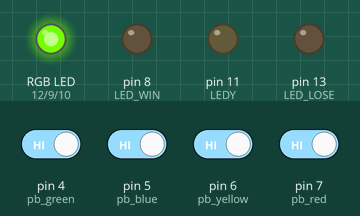
This sketch was run on a simulated Arduino Uno, built with avr-gcc and run on an emulated ATmega328P. Shown: an RGB LED mixed from three pins (HIGH = lit), output pins drawn as LEDs (lit = HIGH). Dashed ring = blinking. The inputs (shaded band) are chosen by the test bench; at power-on: pin 4 (pb_green), pin 5 (pb_blue), pin 6 (pb_yellow), pin 7 (pb_red) HIGH. Random numbers use the default seed unless the sketch sets one.

Above: at 5.3 s.
5.4 s: pin 7 (pb_red) driven LOW
At 5.8 s:
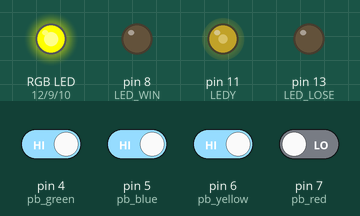
6.9 s: pin 6 (pb_yellow) driven LOW
At 7.5 s:
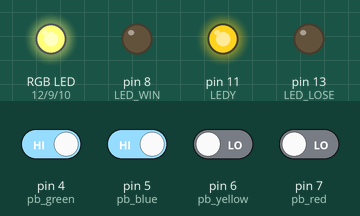
8.4 s: pin 5 (pb_blue) driven LOW
At 9.3 s:
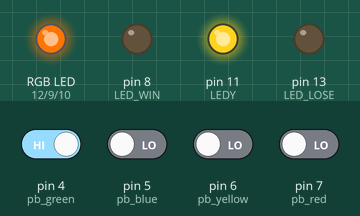
9.9 s: pin 4 (pb_green) driven LOW
At 12.2 s:
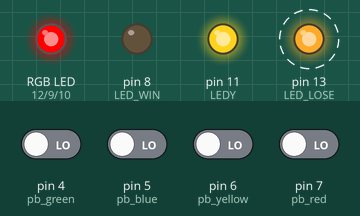
18.9 s: pin 4 (pb_green) driven HIGH
At 21.3 s:
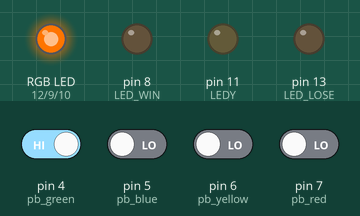
21.9 s: pin 5 (pb_blue) driven HIGH
At 23.2 s:
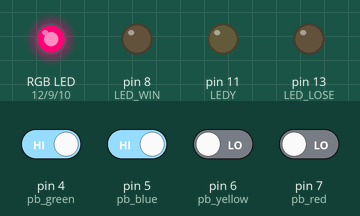
Timing chart, 0 to 24.4 s (numbered marks = the images above; inputs shaded):
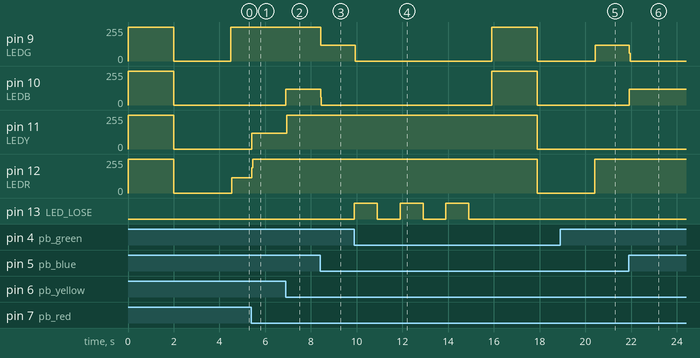

Measured:
- after the input at 5.4 s, pin 11 (LEDY): 0/255 → 117/255 at once; pin 12 (LEDR): 116/255 → 255/255 at once
- after the input at 6.9 s, pin 10 (LEDB): 0/255 → 120/255 at once; pin 11 (LEDY): 117/255 → 255/255 at once
- after the input at 8.4 s, pin 9 (LEDG): 255/255 → 117/255 at once; pin 10 (LEDB): 120/255 → 0/255 at once
- after the input at 9.9 s, pin 9 (LEDG): 117/255 → 0/255 at once, → 255/255 6.0 s later, → 0/255 2.0 s later; pin 10 (LEDB): 0/255 → 255/255 after 6.0 s, → 0/255 2.0 s later; pin 11 (LEDY), pin 12 (LEDR): 255/255 → 0/255 after 8.0 s; pin 13 (LED_LOSE): alternates HIGH for 1.0 s and LOW for 1.0 s, 6 changes in all, then stays LOW, starting at once
- after the input at 18.9 s, pin 9 (LEDG): 0/255 → 117/255 after 1.5 s
- after the input at 21.9 s, pin 9 (LEDG): 117/255 → 0/255 at once; pin 10 (LEDB): 0/255 → 117/255 at once

The sketch:

memory_arduino_game1.ino
```cpp
/* Name: Nikhil Sinclair
 * Date: 12/04/22
 * Purpose: To create a game to test the users memory with which lights are being turned on
 */


//defined constants
#define LED_LOSE 13
#define LEDR 12
#define LEDY 11
#define LEDB 10
#define LEDG 9
#define LED_WIN 8

#define pb_red 7
#define pb_yellow 6
#define pb_blue 5
#define pb_green 4

#define TRUE 1
#define FALSE 0

#define inactive_time 10000

//global variables
int roundCount = 0; // variable used to keep track of the round of the game
int lightSequence[5]; // array which is used to store the random light pin values

//function prototypes
void lightsOn(void);
void lightsOff(void);
void blinkGreen(void);
int lightHistory(void);
int randomLight(void);
int buttonCheck(void);
int lightCheck(void);


//initialization
void setup()
{
  //setting up the buttons for the LED's as input devices
  pinMode(pb_red, INPUT);
  pinMode(pb_yellow, INPUT);
  pinMode(pb_blue, INPUT);
  pinMode(pb_red, INPUT);

  //setting up each LED as output devices
  pinMode(LED_WIN, OUTPUT);
  pinMode(LED_LOSE, OUTPUT);
  pinMode(LEDR, OUTPUT);
  pinMode(LEDY, OUTPUT);
  pinMode(LEDB, OUTPUT);
  pinMode(LEDG, OUTPUT);

  randomSeed(analogRead(A0)); // used to initalize random number generation
}


/*
 * Purpose: Turns on the four colour LED's to indicate the game has started
 */

void lightsOn(void)
{
 	digitalWrite(LEDR, HIGH);
  	digitalWrite(LEDY, HIGH);
  	digitalWrite(LEDB, HIGH);
  	digitalWrite(LEDG, HIGH);
  	delay(2000);
}


/*
 * Purpose: Turns off the four coloured LED's after it has been indicated that the game has started
 */

void lightsOff(void)
{
  	digitalWrite(LEDR, LOW);
  	digitalWrite(LEDY, LOW);
  	digitalWrite(LEDB, LOW);
  	digitalWrite(LEDG, LOW);
  	delay(2000);
}


/*
 * Purpose: This function picks a random light out of the four coloured LED's
 * Returns: The pin of the random light
 */

int randomLight(void)
{
  	int light; // variable used to store the random light that is picked
  	light = random(9, 13);

  	return light;

}


/*
 * Purpose: This function checks to see if the user has interacted with any of the buttons
 * Returns: True if a button is clicked by the user and False if the user has not clicked a button
 */

int buttonClicked(void) {

  // the boolean expression below is used to see if any of the buttons have been pressed
  if(digitalRead(pb_green) == LOW && digitalRead(pb_blue) == LOW && digitalRead(pb_yellow) == LOW && digitalRead(pb_red) == LOW) {
    return FALSE;
  }

  else {
    return TRUE;
  }

}


/*
 * Purpose: This function stores the pins of the randoms lights in an array, whos idex corresponds to the round of the game
 * Returns: True if a button is clicked during the light flashing sequence and flase if no buttons are clicked during the light flashing sequence
 */

int lightHistory(void)
{

  lightSequence[roundCount] = randomLight(); // stores the randomly generated light in the array lightSequence

  // the loop below is used to flash the randoms lights for every round
  for(int count = 0; count <= roundCount; count++) {

      unsigned long originalTime = millis(); // here we introduce variable "orginalTime" which stores the time the light flashing sequence started it

      delay(500); // small delay before the rounds light sequence starts happening
      digitalWrite(lightSequence[count], HIGH); // turns on the random light for 2 seconds

      // the loop below another way of writing a delay for 2000ms, but allows us to also have a condition within it, since it is a loop
      while(millis() - originalTime < 2000) {

        // the boolean expression below checks to see if the user clicked any buttons during the flashing lights sequence
    	if(lightCheck() == TRUE && buttonClicked() == TRUE) {

          while(buttonClicked() == TRUE) {
          	digitalWrite(clickedButton() + 5, HIGH); // turns on the led which was clicked by the user if the user pushed a button during the light sequence
          	digitalWrite(clickedButton() + 5, LOW); // turns of the led the user turned on
          }

          	digitalWrite(lightSequence[count], LOW); // turns off the random light which is apart of the sequence

      		return TRUE; // returns true if buttons are clicked during light sequence

    	}

      }

      digitalWrite(lightSequence[count], LOW); // turns off the random light
      delay(200);

  }

  roundCount++; // increases the round of the game
  return FALSE; // returns false if the user did not click any push buttons during the flashing light sequence

}

/*
 * Purpose: Checks if any of the 4 LED lights are on and displaying the sequence
 * Return: True if the lights are flashing the sequence and false if the sequence of flashing lights is done
 */

int lightCheck(void) {

  if(digitalRead(9) == HIGH || digitalRead(10) == HIGH || digitalRead(11) == HIGH || digitalRead(12) == HIGH) {
    return TRUE;
  }

  else {
    return FALSE;
  }

}

/*
 * Purpose: This function flashes the green light 3 times if the user wins the game
 */

void blinkWin(void)
{
  	digitalWrite(LED_WIN, HIGH);
  	delay(1000);

  	digitalWrite(LED_WIN, LOW);
  	delay(1000);

  	digitalWrite(LED_WIN, HIGH);
  	delay(1000);

  	digitalWrite(LED_WIN, LOW);
  	delay(1000);

  	digitalWrite(LED_WIN, HIGH);
  	delay(1000);

  	digitalWrite(LED_WIN, LOW);
  	delay(1000);

}


/*
 * Purpose: This function flashes the red light 3 times if the user loses the game
 */

void blinkLoss(void)
{
	digitalWrite(LED_LOSE, HIGH);
  	delay(1000);

  	digitalWrite(LED_LOSE, LOW);
  	delay(1000);

  	digitalWrite(LED_LOSE, HIGH);
  	delay(1000);

  	digitalWrite(LED_LOSE, LOW);
  	delay(1000);

  	digitalWrite(LED_LOSE, HIGH);
  	delay(1000);

  	digitalWrite(LED_LOSE, LOW);
  	delay(1000);
}

/*
 * Purpose: This function is used to detect which button has been clicked by the user
 * Returns: The button which the user has clicked
 */

int clickedButton(void) {

  int button; // this variable is used to store the button which has been clicked by the user

  // the loop below is used to check the status of all of the buttons
  for(int count = pb_green; count <= pb_red; count++) {
    if(digitalRead(count) == HIGH) {
    	button = count;
    }
  }

  return button;
}


/*
 * Purpose: This function checks if the right button/buttons has been clicked and also keeps track of the time for which no button has been clicked
 * Returns: The return is False if the user either clicks the wrong buttons or has over 10 seconds of inactivity. The function returns True if the user succesfully clicks the right buttons under 10 seconds
 */

int buttonCheck(void) {

  int buttonNum; // Variable used to store the button which the user must click, given the light that blinks
  int lightCount = 0; // Variable used to refer to the randomLights which are stored in the array
  unsigned long timeElapsed = millis(); // this variable is used to store the time at which the randoms lights have stopped blinking (in other words the time when the user starts to be timed)

  // blow is a loop which allows the sequence to occur to the right amount times (for exmaple in round 3, 3 lights will blink and 3 buttons will be checked)
  while(lightCount < roundCount) {

    // below is an infinite while loop which is breaked or early returned if the user interacts with the buttons or the time limit is exceeded
  	while(TRUE) {

      buttonNum = lightSequence[lightCount] - 5; // Computes which button needs to be clicked by the user based on the random light stored in the array

      // the boolean expression below is used to check if the user has clicked a button
      if(buttonClicked() == TRUE) {

        // the boolean expression below is used to check if the user has clicked the right button
        if(digitalRead(buttonNum) == HIGH) {

          // the loop below excecutes if the user holds the button down
          while(digitalRead(buttonNum)==HIGH){
            digitalWrite(lightSequence[lightCount], HIGH); // Turns on the LED which corresponds to the button the user has clicked
          }

          	digitalWrite(lightSequence[lightCount], LOW); // turns the LED which corresponds to the button clicked off after button is let go of
          	lightCount++; // increased light count so the same process can be repeated for the second random light in the sequence
          	break; // ends the infinite while loop if the user has clicked the correct buttons
      	}

      	else {

          while(digitalRead(clickedButton()) == HIGH){
            digitalWrite(clickedButton() + 5, HIGH); // Turns on the LED which corresponds to the button the user has clicked
            digitalWrite(clickedButton() + 5, LOW); // Turns off the LED which corresponds to the button the user clicked after it has been on
            }


      		roundCount = 0; // Here maxLight is set to 0, if the user clicks the wrong button, so the loop does not execute anymore and the game will reset
      		return FALSE; // returns False if user clicks the wrong buttons
      	}

      }

       else if(millis() - timeElapsed > inactive_time) {
        	roundCount = 0; // Here maxLight is set to 0, if the user clicks the wrong button, so the loop does not execute anymore and the game will reset
      		return FALSE; // returns False if user fails to meet 10 second time limit
        }

  	}


  }

  return TRUE; // returns TRUE if user has entered the right buttons under 10 second time limit

}


//main program loop
void loop()
{

  if(roundCount == 0) {
  	lightsOn(); // Turns all four LED's on if it is the start of the game
  	lightsOff(); // Turns the four LED's off because it is time to start the game
  }


  if(lightHistory() == TRUE) {
    blinkLoss(); // if the user clicks a button during the blinking sequence the function blinkLoss() will be called to indicate they lost
  }

  if(buttonCheck() == FALSE) {
  	blinkLoss(); // On a loss the red light will blink 3 times if the user enters the wrong buttons or exceeds the time limit of 10 sec
  }


  if(roundCount == 5) {
  	blinkWin(); // On a win the green light will blink 3 times if the buttons are entered correctly under the 10 second time limit for 5 consecutive round
    roundCount = 0; // sets roundCount to 0 so the game will restart
  }


}
```
